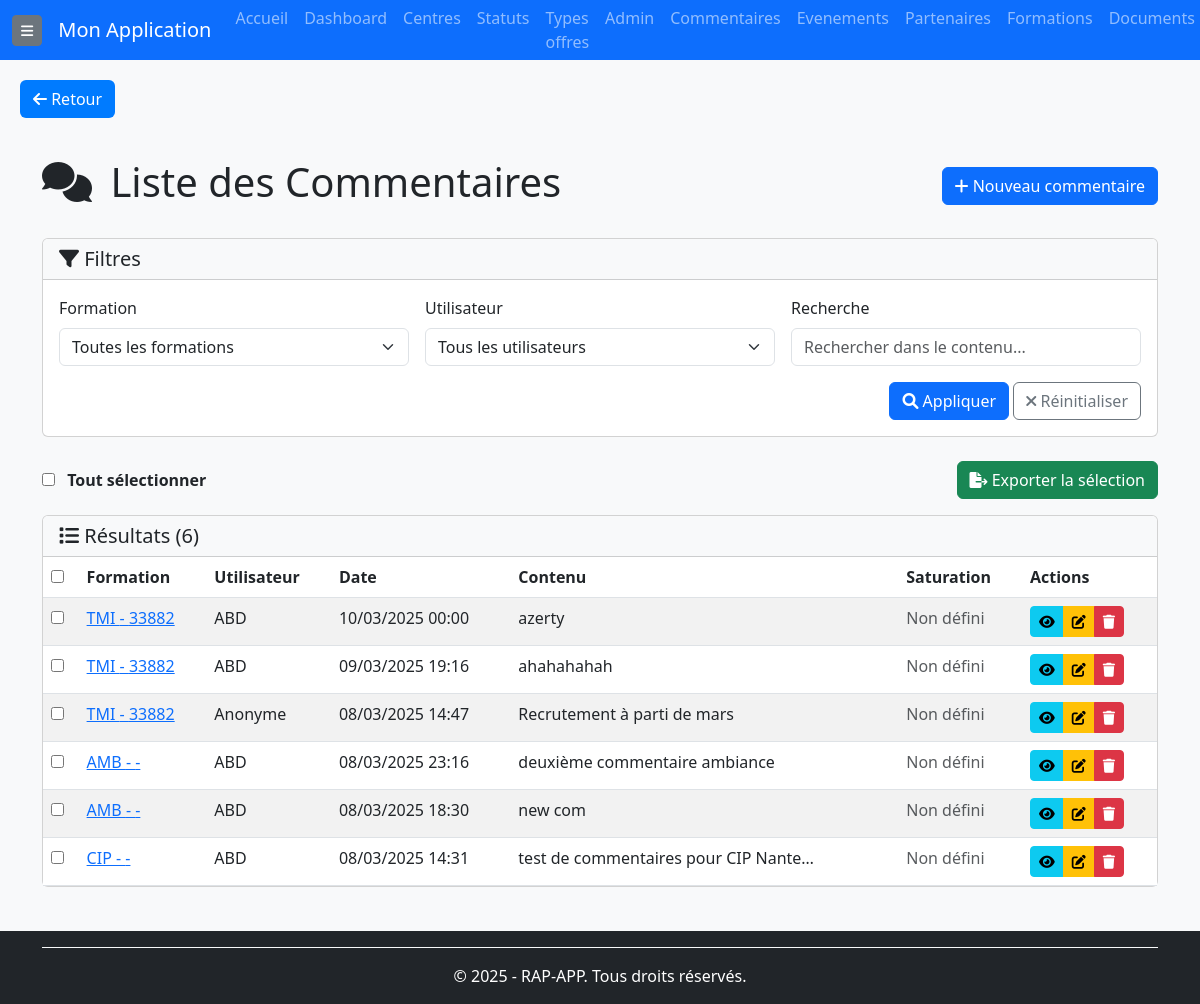
The page /commentaires/ (signed in) on the database as committed earlier.
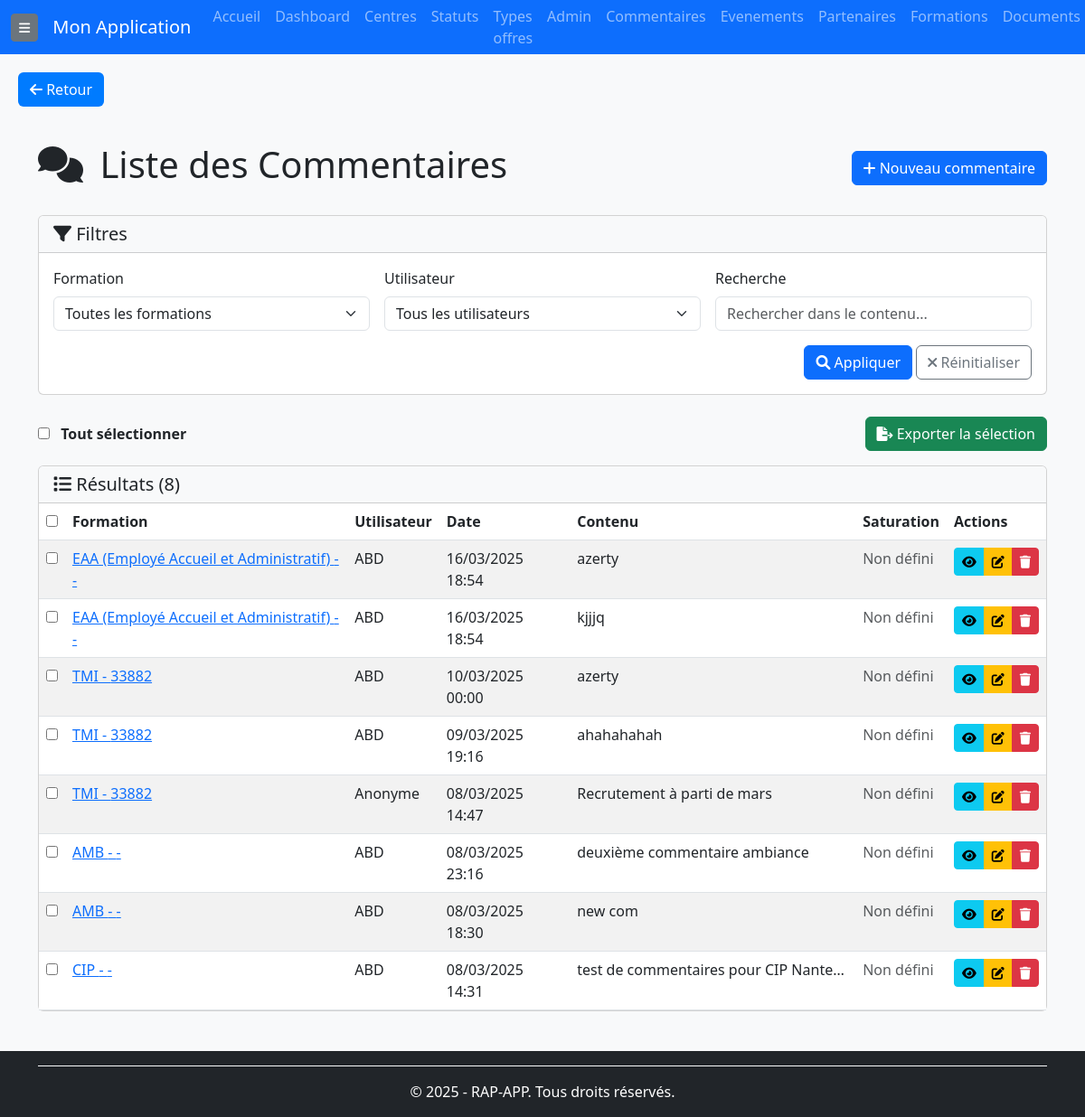
The same page on the database as committed later.
### rap_app/models/commentaires.py (models this page shows, shortened)
class Commentaire(BaseModel):
    formation = models.ForeignKey(Formation, on_delete=models.CASCADE, related_name="commentaires", verbose_name="Formation")
    utilisateur = models.ForeignKey(User, on_delete=models.CASCADE, blank=True, null=True, related_name="commentaires", verbose_name="Utilisateur associé")
    contenu = models.TextField(verbose_name="Contenu du commentaire")
    saturation = models.PositiveIntegerField(null=True, blank=True,verbose_name="Niveau de saturation (%)")
    class Meta:
        verbose_name = "Commentaire"
        verbose_name_plural = "Commentaires"
        ordering = ['formation', '-created_at']
        indexes = [
            models.Index(fields=['created_at']),
            models.Index(fields=['formation']),
        ]

### rap_app/models/formations.py (models this page shows, shortened)
class Formation(BaseModel):
    nom = models.CharField(max_length=255, verbose_name="Nom de la formation")
    centre = models.ForeignKey(Centre, on_delete=models.CASCADE, related_name='formations', verbose_name="Centre de formation")
    type_offre = models.ForeignKey(TypeOffre, on_delete=models.CASCADE, related_name="formations", verbose_name="Type d'offre")
    statut = models.ForeignKey(Statut, on_delete=models.CASCADE, related_name="formations", verbose_name="Statut de la formation")
    start_date = models.DateField(null=True, blank=True, verbose_name="Date de début")
    end_date = models.DateField(null=True, blank=True, verbose_name="Date de fin")
    num_kairos = models.CharField(max_length=50, null=True, blank=True, verbose_name="Numéro Kairos")
    num_offre = models.CharField(max_length=50, null=True, blank=True, verbose_name="Numéro de l'offre")
    num_produit = models.CharField(max_length=50, null=True, blank=True, verbose_name="Numéro du produit")
    prevus_crif = models.PositiveIntegerField(default=0, verbose_name="Places prévues CRIF")
    prevus_mp = models.PositiveIntegerField(default=0, verbose_name="Places prévues MP")
    inscrits_crif = models.PositiveIntegerField(default=0, verbose_name="Inscrits CRIF")
    inscrits_mp = models.PositiveIntegerField(default=0, verbose_name="Inscrits MP")
    assistante = models.CharField(max_length=255, null=True, blank=True, verbose_name="Assistante")
    cap = models.PositiveIntegerField(null=True, blank=True, verbose_name="Capacité maximale")
    convocation_envoie = models.BooleanField(default=False, verbose_name="Convocation envoyée")
    entresformation = models.PositiveIntegerField(default=0, verbose_name="Entrées en formation")
    nombre_candidats = models.PositiveIntegerField(default=0, verbose_name="Nombre de candidats")
    nombre_entretiens = models.PositiveIntegerField(default=0, verbose_name="Nombre d'entretiens")
    nombre_evenements = models.PositiveIntegerField(default=0, verbose_name="Nombre d'événements")
    dernier_commentaire = models.TextField(null=True, blank=True, verbose_name="Dernier commentaire")
    partenaires = models.ManyToManyField(Partenaire, related_name="formations", verbose_name="Partenaires", blank=True)
    utilisateur = models.ForeignKey(User, on_delete=models.SET_NULL, null=True, blank=True,related_name="formations_creees",verbose_name="Créé par" )
    objects = FormationManager()
    class Meta:
        verbose_name = "Formation"
        verbose_name_plural = "Formations"
        ordering = ['-start_date', 'nom']
        indexes = [
            models.Index(fields=['start_date']),
            models.Index(fields=['end_date']),
            models.Index(fields=['nom']),
        ]

### rap_app/views/commentaires_views.py (the view)
# urls.py: path('commentaires/', commentaires_views.CommentaireListView.as_view(), name='commentaire-list'),
class CommentaireListView(BaseListView):
    model = Commentaire
    context_object_name = 'commentaires'
    template_name = 'commentaires/commentaire_list.html'
    paginate_by = 20  # ✅ Ajout de la pagination
    def get_queryset(self):
        queryset = super().get_queryset().select_related('formation', 'utilisateur')
        formation_id = self.request.GET.get('formation')
        utilisateur_id = self.request.GET.get('utilisateur')
        search_query = self.request.GET.get('q')
        if formation_id:
            queryset = queryset.filter(formation_id=formation_id)
        if utilisateur_id:
            queryset = queryset.filter(utilisateur_id=utilisateur_id)
        if search_query:
            queryset = queryset.filter(contenu__icontains=search_query)
        print(f"DEBUG: {queryset.count()} commentaires trouvés")  # ✅ Debugging
        return queryset  # ✅ Ajout du return pour éviter une erreur 500
    def get_context_data(self, **kwargs):
        context = super().get_context_data(**kwargs)
        context['filters'] = {
            'formation': self.request.GET.get('formation', ''),
            'utilisateur': self.request.GET.get('utilisateur', ''),
            'q': self.request.GET.get('q', ''),
        }
        context['formations'] = Formation.objects.all()
        context['utilisateurs'] = User.objects.all()  # ✅ Ajout de la liste des utilisateurs
        return context

### rap_app/templates/commentaires/commentaire_list.html (shortened to what the changed rows need)
{% extends 'base.html' %}
{% load static %}
{% block content %}
<div class="container mt-4">
    <div class="d-flex justify-content-between align-items-center mb-4">
        <h1><i class="fas fa-comments me-2"></i> Liste des Commentaires</h1>
    </div>
    <form method="POST" action="{% url 'export-commentaires' %}">
        <div class="card">
            <div class="card-header bg-light">
                <h5 class="mb-0"><i class="fas fa-list"></i> Résultats ({{ commentaires|length }})</h5>
            </div>
            <div class="card-body p-0">
                {% if commentaires %}
                    <div class="table-responsive">
                        <table class="table table-hover table-striped mb-0">
                            <thead>
                                <tr>
                                    <th><input type="checkbox" id="select-all-checkboxes"></th>
                                    <th>Formation</th>
                                    <th>Utilisateur</th>
                                    <th>Date</th>
                                    <th>Contenu</th>
                                    <th>Saturation</th>
                                    <th>Actions</th>
                                </tr>
                            </thead>
                            <tbody>
                                {% for commentaire in commentaires %}
                                    <tr>
                                        <td><input type="checkbox" name="commentaire_ids" value="{{ commentaire.id }}" class="comment-checkbox"></td>
                                        <td>
                                            <a href="{% url 'formation-detail' commentaire.formation.id %}">
                                                {{ commentaire.formation.nom }} - {{ commentaire.formation.num_offre|default:"-" }}
                                            </a>
                                        </td>
                                        <td>{{ commentaire.utilisateur.username|default:"Anonyme" }}</td>
                                        <td>{{ commentaire.created_at|date:"d/m/Y H:i" }}</td>
                                        <td>
                                            <div class="text-truncate" style="max-width: 300px;">
                                                {{ commentaire.contenu }}
                                            </div>
                                        </td>
                                        <td>
                                            {% if commentaire.saturation %}
                                                <div class="progress" style="height: 20px;">
                                                    <div class="progress-bar
                                                        {% if commentaire.saturation >= 80 %}bg-success
                                                        {% elif commentaire.saturation >= 50 %}bg-info
                                                        {% else %}bg-warning{% endif %}"
                                                        role="progressbar"
                                                        style="width: {{ commentaire.saturation }}%;"
                                                        aria-valuenow="{{ commentaire.saturation }}"
                                                        aria-valuemin="0"
                                                        aria-valuemax="100">
                                                        {{ commentaire.saturation }}%
                                                    </div>
                                                </div>
                                            {% else %}
                                                <span class="text-muted">Non défini</span>
                                            {% endif %}
                                        </td>
                                        <td>
                                            <div class="btn-group btn-group-sm">
                                                <a href="{% url 'commentaire-detail' commentaire.id %}" class="btn btn-info" title="Détails">
                                                    <i class="fas fa-eye"></i>
                                                </a>
                                                <a href="{% url 'commentaire-update' commentaire.id %}" class="btn btn-warning" title="Modifier">
                                                    <i class="fas fa-edit"></i>
                                                </a>
                                                <a href="{% url 'commentaire-delete' commentaire.id %}" class="btn btn-danger" title="Supprimer">
                                                    <i class="fas fa-trash"></i>
                                                </a>
                                            </div>
                                        </td>
                                    </tr>
                                {% endfor %}
                            </tbody>
                        </table>
                    </div>
                {% else %}
                    <div class="text-center py-4">
                        <p class="text-muted">Aucun commentaire trouvé.</p>
                    </div>
                {% endif %}
            </div>
        </div>
    </form>
</div>
{% endblock %}

Rows that differ between the two databases and show on the page:
added Commentaire: formation.nom "EAA (Employé Accueil et Administratif)", formation.num_offre "-", utilisateur.username "ABD", created_at "16/03/2025 18:54", contenu "azerty", shows "Non défini"
added Commentaire: formation.nom "EAA (Employé Accueil et Administratif)", formation.num_offre "-", utilisateur.username "ABD", created_at "16/03/2025 18:54", contenu "kjjjq", shows "Non défini"
Other text that changed with them:
{{ commentaires|length }}: "6" → "8"
